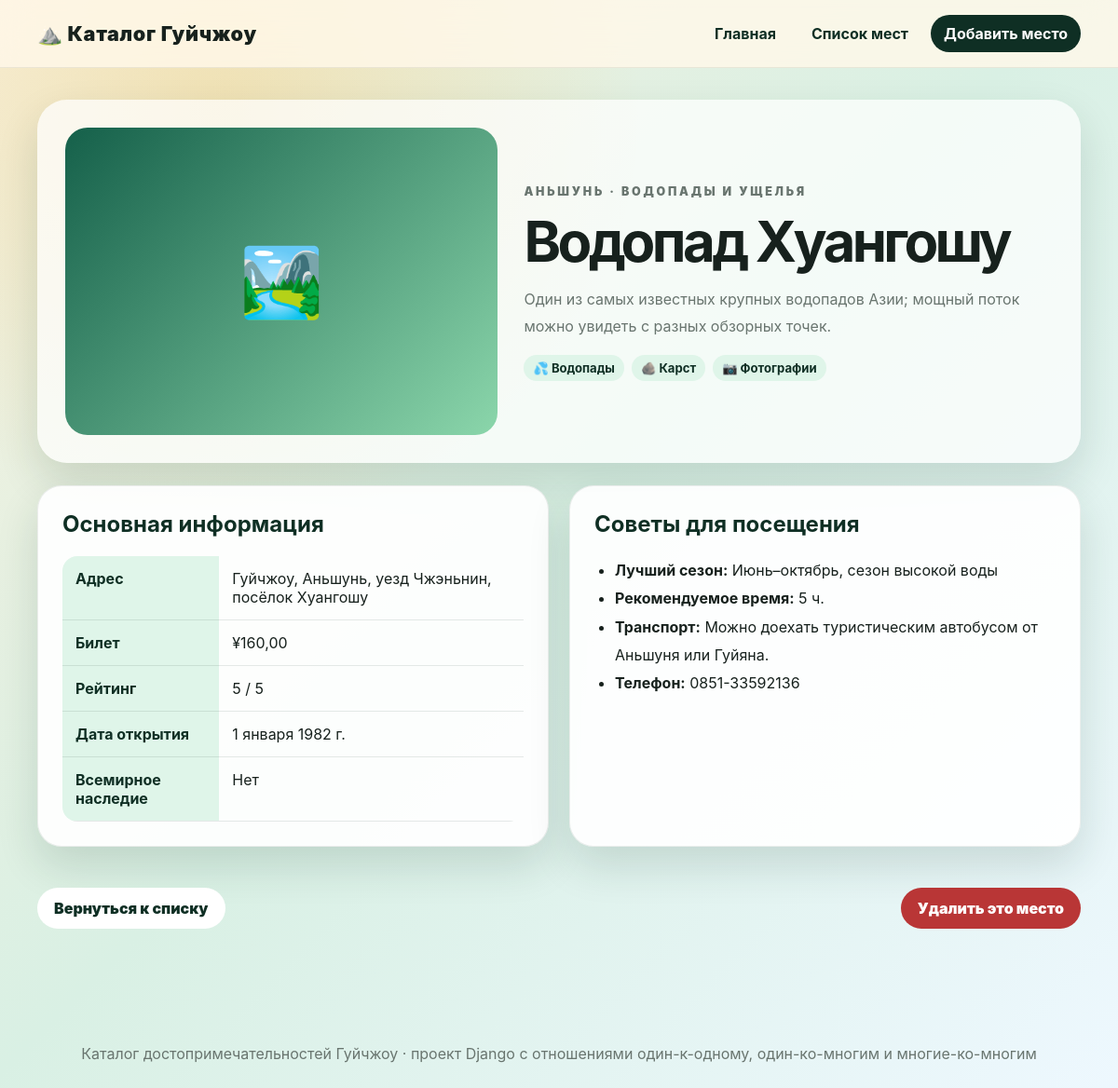
/spots/6/, run on the app's committed database.
### catalog/models.py (models this page shows, shortened)
class ScenicSpot(models.Model):
    class Category(models.TextChoices):
        NATURE = "nature", "Природный ландшафт"
        CULTURE = "culture", "Исторический городок"
        WATERFALL = "waterfall", "Водопады и ущелья"
        CAVE = "cave", "Пещеры и карст"
        ETHNIC = "ethnic", "Этническая культура"
    name = models.CharField("Название достопримечательности", max_length=120)
    region = models.ForeignKey(
        Region,
        verbose_name="Район",
        related_name="spots",
        on_delete=models.PROTECT,
    )
    features = models.ManyToManyField(
        Feature,
        verbose_name="Особенности",
        related_name="spots",
        blank=True,
    )
    category = models.CharField("Тип достопримечательности", max_length=20, choices=Category.choices)
    short_description = models.TextField("Краткое описание")
    address = models.CharField("Адрес", max_length=180)
    ticket_price = models.DecimalField("Цена билета", max_digits=7, decimal_places=2)
    rating = models.PositiveSmallIntegerField(
        "Рейтинг рекомендации",
        validators=[MinValueValidator(1), MaxValueValidator(5)],
        help_text="Оценка от 1 до 5",
    )
    opening_date = models.DateField("Дата открытия/создания")
    is_world_heritage = models.BooleanField("Объект Всемирного наследия", default=False)
    image_url = models.URLField("Ссылка на изображение", blank=True)
    created_at = models.DateTimeField("Дата добавления", auto_now_add=True)
    class Meta:
        verbose_name = "Достопримечательность"
        verbose_name_plural = "Достопримечательности"
        ordering = ["region__name", "name"]

class Region(models.Model):
    name = models.CharField("Название района", max_length=80, unique=True)
    description = models.TextField("Описание района", blank=True)
    class Meta:
        verbose_name = "Район"
        verbose_name_plural = "Районы"
        ordering = ["name"]

class Feature(models.Model):
    name = models.CharField("Название особенности", max_length=50, unique=True)
    icon = models.CharField("Иконка", max_length=8, default="✨")
    class Meta:
        verbose_name = "Особенность"
        verbose_name_plural = "Особенности"
        ordering = ["name"]

class SpotProfile(models.Model):
    spot = models.OneToOneField(
        ScenicSpot,
        verbose_name="Достопримечательность",
        related_name="profile",
        on_delete=models.CASCADE,
    )
    best_season = models.CharField("Лучший сезон для поездки", max_length=80)
    suggested_hours = models.PositiveSmallIntegerField("Рекомендуемое время посещения, часы", default=3)
    transport_tips = models.TextField("Советы по транспорту")
    official_phone = models.CharField("Телефон для справок", max_length=30, blank=True)
    class Meta:
        verbose_name = "Дополнительная информация"
        verbose_name_plural = "Дополнительная информация"

### catalog/views.py (the view)
# urls.py: path("spots/<int:pk>/", views.SpotDetailView.as_view(), name="spot_detail"),
class SpotDetailView(DetailView):
    model = ScenicSpot
    template_name = "catalog/spot_detail.html"
    context_object_name = "spot"
    queryset = ScenicSpot.objects.select_related("region", "profile").prefetch_related("features")

### catalog/templates/catalog/spot_detail.html (shortened to what this page needs)
{% extends "catalog/base.html" %}
{% block content %}
<article class="detail-layout">
    <section class="detail-hero">
        {% if spot.image_url %}
            <img src="{{ spot.image_url }}" alt="Изображение: {{ spot.name }}">
        {% else %}
            <div class="detail-placeholder">🏞️</div>
        {% endif %}
        <div>
            <p class="eyebrow">{{ spot.region.name }} · {{ spot.get_category_display }}</p>
            <h1>{{ spot.name }}</h1>
            <p>{{ spot.short_description }}</p>
            <div class="tag-row">
                {% for feature in spot.features.all %}
                    <span>{{ feature.icon }} {{ feature.name }}</span>
                {% endfor %}
            </div>
        </div>
    </section>
    <section class="info-grid">
        <div class="info-block">
            <h2>Основная информация</h2>
            <table>
                <tr><th>Адрес</th><td>{{ spot.address }}</td></tr>
                <tr><th>Билет</th><td>¥{{ spot.ticket_price }}</td></tr>
                <tr><th>Рейтинг</th><td>{{ spot.rating }} / 5</td></tr>
                <tr><th>Дата открытия</th><td>{{ spot.opening_date }}</td></tr>
                <tr><th>Всемирное наследие</th><td>{% if spot.is_world_heritage %}Да{% else %}Нет{% endif %}</td></tr>
            </table>
        </div>
        <div class="info-block">
            <h2>Советы для посещения</h2>
            {% if spot.profile %}
                <ul class="tips-list">
                    <li><strong>Лучший сезон:</strong> {{ spot.profile.best_season }}</li>
                    <li><strong>Рекомендуемое время:</strong> {{ spot.profile.suggested_hours }} ч.</li>
                    <li><strong>Транспорт:</strong> {{ spot.profile.transport_tips }}</li>
                    {% if spot.profile.official_phone %}
                        <li><strong>Телефон:</strong> {{ spot.profile.official_phone }}</li>
                    {% endif %}
                </ul>
            {% else %}
                <p>Дополнительной информации пока нет.</p>
            {% endif %}
        </div>
    </section>
    <div class="danger-zone">
        <a class="button secondary" href="{% url 'spot_list' %}">Вернуться к списку</a>
        <a class="button danger" href="{% url 'spot_delete' spot.pk %}">Удалить это место</a>
    </div>
</article>
{% endblock %}

### catalog/templates/catalog/base.html (shortened to what this page needs)
{% load static %}
<!DOCTYPE html>
<html lang="ru">
<head>
    <link rel="stylesheet" href="{% static 'catalog/css/styles.css' %}">
</head>
<body>
    <header class="site-header">
        <nav class="navbar">
            <a class="brand" href="{% url 'home' %}">⛰️ Каталог Гуйчжоу</a>
            <div class="nav-links">
                <a href="{% url 'home' %}">Главная</a>
                <a href="{% url 'spot_list' %}">Список мест</a>
                <a class="nav-cta" href="{% url 'spot_add' %}">Добавить место</a>
            </div>
        </nav>
    </header>
    <main>
        {% block content %}{% endblock %}
    </main>
    <footer class="site-footer">
        <p>Каталог достопримечательностей Гуйчжоу · проект Django с отношениями один-к-одному, один-ко-многим и многие-ко-многим</p>
    </footer>
</body>
</html>

### catalog/static/catalog/css/styles.css (style rules this page uses)
:root { --green-900: #0f2f24; --green-700: #1d6048; --green-500: #2f9b72; --mint: #dff5e9; --gold: #f4b942; --cream: #fff8ea; --ink: #17211d; --muted: #69756f; --card: rgba(255, 255, 255, 0.92); --shadow: 0 20px 45px rgba(15, 47, 36, 0.14); }
* { box-sizing: border-box; }
body { margin: 0; min-height: 100vh; color: var(--ink); font-family: "Inter", "Segoe UI", "Arial", sans-serif; background: radial-gradient(circle at 20% 10%, rgba(244, 185, 66, 0.28), transparent 28rem), linear-gradient(135deg, #f7f1de 0%, #d9f0e4 48%, #eef8ff 100%); }
a { color: inherit; text-decoration: none; }
main { width: min(1120px, calc(100% - 32px)); margin: 0 auto; padding: 34px 0 60px; }
.site-header { position: sticky; top: 0; z-index: 10; backdrop-filter: blur(16px); background: rgba(255, 248, 234, 0.82); border-bottom: 1px solid rgba(15, 47, 36, 0.08); }
.navbar { width: min(1120px, calc(100% - 32px)); margin: 0 auto; min-height: 72px; display: flex; align-items: center; justify-content: space-between; gap: 20px; }
.brand { font-size: 1.35rem; font-weight: 900; letter-spacing: 0.03em; }
.nav-links { display: flex; align-items: center; gap: 10px; flex-wrap: wrap; }
.nav-links a { padding: 10px 14px; border-radius: 999px; color: var(--green-900); font-weight: 700; }
.nav-links a:hover, .nav-cta { background: var(--green-900); color: white !important; }
.hero h1, .page-title h1, .detail-hero h1, .confirm-box h1 { margin: 0; font-size: clamp(2.2rem, 5vw, 4.7rem); line-height: 1.05; letter-spacing: -0.06em; }
.eyebrow { margin: 0 0 10px; color: var(--gold); font-size: 0.78rem; font-weight: 900; letter-spacing: 0.22em; text-transform: uppercase; }
.hero-actions, .form-actions, .danger-zone, .confirm-box form { display: flex; gap: 12px; flex-wrap: wrap; align-items: center; }
.button { display: inline-flex; justify-content: center; align-items: center; min-height: 44px; padding: 0 18px; border: 0; border-radius: 999px; font-weight: 900; cursor: pointer; transition: transform 0.2s ease, box-shadow 0.2s ease; }
.secondary, .ghost { background: white; color: var(--green-900); }
.danger { background: #b93636; color: white; }
.stats-grid, .card-grid, .info-grid { display: grid; gap: 22px; }
.stats-grid article, .spot-card, .info-block, .spot-form, .filter-panel, .confirm-box { background: var(--card); border: 1px solid rgba(15, 47, 36, 0.08); border-radius: 26px; box-shadow: var(--shadow); }
.spot-placeholder, .detail-placeholder { display: grid; place-items: center; font-size: 4.5rem; background: linear-gradient(135deg, #15604a, #8bd6ab); }
.tag-row { display: flex; flex-wrap: wrap; gap: 8px; }
.tag-row span { padding: 6px 10px; border-radius: 999px; background: var(--mint); color: var(--green-900); font-size: 0.82rem; font-weight: 700; }
.detail-layout { display: grid; gap: 24px; }
.detail-hero { display: grid; grid-template-columns: minmax(280px, 0.9fr) minmax(0, 1.1fr); gap: 28px; align-items: center; padding: 30px; border-radius: 32px; background: rgba(255, 255, 255, 0.72); box-shadow: var(--shadow); }
.detail-hero img, .detail-placeholder { width: 100%; min-height: 330px; object-fit: cover; border-radius: 24px; }
.detail-hero p { line-height: 1.8; color: var(--muted); }
.info-grid { grid-template-columns: 1fr 1fr; }
.info-block { padding: 26px; }
.info-block h2 { margin-top: 0; color: var(--green-900); }
table { width: 100%; border-collapse: collapse; overflow: hidden; border-radius: 16px; }
th, td { padding: 14px; border-bottom: 1px solid rgba(15, 47, 36, 0.1); text-align: left; vertical-align: top; }
th { width: 34%; background: var(--mint); color: var(--green-900); }
.tips-list { margin: 0; padding-left: 22px; line-height: 1.9; }
.danger-zone { justify-content: space-between; padding: 20px 0; }
.site-footer { padding: 28px 16px 42px; color: var(--muted); text-align: center; }

### data on the page
ScenicSpot: region.name "АНЬШУНЬ", category "ВОДОПАДЫ И УЩЕЛЬЯ", name "Водопад Хуангошу", short_description "Один из самых известных крупных водопадов Азии; мощный поток можно увидеть с разных обзорных точек.", address "Гуйчжоу, Аньшунь, уезд Чжэньнин, посёлок Хуангошу", ticket_price "160,00", rating "5", opening_date "1 января 1982 г.", profile.best_season "Июнь–октябрь, сезон высокой воды", profile.suggested_hours "5", profile.transport_tips "Можно доехать туристическим автобусом от Аньшуня или Гуйяна.", profile.official_phone "0851-33592136"
Feature: icon "💦", name "Водопады"
Feature: icon "🪨", name "Карст"
Feature: icon "📷", name "Фотографии"
